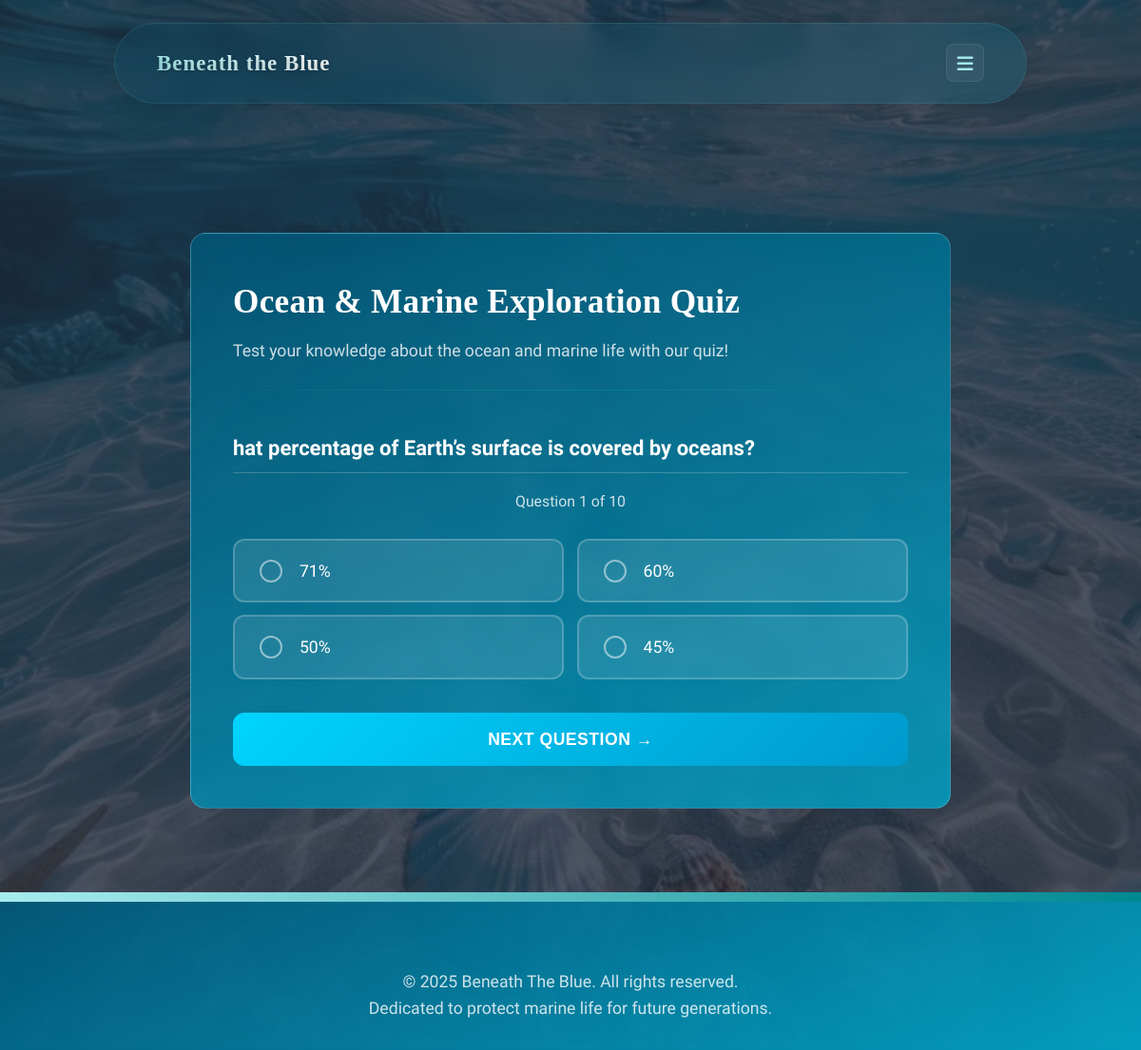
The app's page /quiz/ with its own data.
### community/models.py (models this page shows, shortened)
class Question(models.Model):
    text = models.CharField(max_length=200)

class Answer(models.Model):
    question = models.ForeignKey(Question, on_delete=models.CASCADE)
    text = models.CharField(max_length=200)
    is_correct = models.BooleanField(default=False)

### community/views.py (the view)
# urls.py: path('quiz/', quiz, name='quiz'),
def quiz(request):
    all_questions = list(Question.objects.all())
    random.shuffle(all_questions)
    request.session['shuffled_questions'] = [q.id for q in all_questions]
    request.session['current_question_index'] = 0
    request.session['score'] = 0
    return render(request, 'quiz.html', {
        'question': all_questions[0]
    })

### templates/quiz.html (shortened to what this page needs)
{% extends "base.html" %}
{% load static %}
{% block content %}
    <link rel="stylesheet" href="{% static 'css/quiz.css' %}">
</head>
<body>
    <div class="image-bg-wrapper">
        <img src="{% static 'image/quiz_bg.jpg' %}" alt="Community Background">
        <div class="image-overlay"></div>
    </div>
    <div class="content-overlay">
        <main class="quiz-main">
            <div class="quiz-container">
                <div class="quiz-header-section">
                    <h2 class="quiz-heading">
                        Ocean & Marine Exploration Quiz
                    </h2>
                    <p class="quiz-subheading">
                        Test your knowledge about the ocean and marine life with our quiz!
                    </p>
                </div>
    <div class="quiz-divider"></div>
    <div class="quiz-form">
    <p class="question-text">{{ question.text }}</p>
    <p class="quiz-progress">Question {{ request.session.current_question_index|add:1 }} of {{ request.session.shuffled_questions|length }}</p>
    <form method="post" action="{% url 'next_question' %}">
        <div class="quiz-options-container">
            {% for answer in question.answer_set.all %}
            <div class="option-item">
                <label for="answer{{ forloop.counter }}" class="option-label">
                    {{ answer.text }}
                </label>
            </div>
            {% endfor %}
        </div>
        <button type="submit" class="quiz-submit-btn">Next Question →</button>
    </form>
</div>
            </div>
        </main>
    </div>
</body>
{% endblock %}

### static/css/base.css (style rules this page uses)
body { font-optical-sizing: auto; margin: 0%; overflow: scroll; font-family: 'Sansita', sans-serif; }
p { color: rgba(256, 256, 256, 0.8); }
h2, h3,h4, .section-heading, .sub-title { font-family: 'Bungee', cursive; font-size: 1.5em; }
:root { --deep-abyss: #00587a; --ocean-depths: #008891; --marine-teal: #00a8cc; --sea-foam: #a7ecee; --coral:#fff; --golden-sunlight: #ffb347; --pearl: #f8f9fa; --midnight-wave: #0f3057; --card_bg:linear-gradient(159deg, rgba(0,88,122,0.15) 0%, rgba(0,168,204,0.15) 100%); --heading-p:rgba(255, 255, 255, 0.9); --light-p: rgba(255, 255, 255, 0.75); }
* { margin: 0; padding: 0; box-sizing: border-box; }
html, body { margin: 0; padding: 0; box-sizing: border-box; font-size: 1rem; }
html { font-size: clamp(0.9rem, 1.5vw, 1.1rem); }
.content-overlay { padding-top: 3.75rem !important; }
h2 { font-weight: 800; font-size: 2.8rem; margin-bottom: 1.5rem; letter-spacing: 0.3px; }
.image-bg-wrapper { position: fixed; top: 0; left: 0; width: 100%; height: 100%; z-index: -1; overflow: hidden; }
.image-bg-wrapper img { width: 100%; height: 100%; object-fit: cover; opacity: 0.7; }
.image-overlay { position: absolute; top: 0; left: 0; width: 100%; height: 100%; background-color: rgba(0, 10, 30, 0.7); }
.content-overlay { position: relative; z-index: 1; }

### static/css/quiz.css (style rules this page uses)
body { margin: 0; padding: 0; color: #2d3748; line-height: 1.6; overflow-x: hidden; }
.content-overlay { position: relative; min-height: 100vh; display: flex; flex-direction: column; padding-top: 80px; }
.quiz-main { flex: 1; padding: 2rem 0; }
.quiz-container { max-width: 800px; width: 90%; margin: 2rem auto; background: linear-gradient(159deg, rgba(0,88,122,0.8) 0%, rgba(0,168,204,0.8) 100%);; border-radius: 16px; padding: 2.5rem; box-shadow: var(--card-shadow); backdrop-filter: blur(8px); border: 1px solid rgba(255, 255, 255, 0.2); }
.quiz-header-section { margin-bottom: 1.5rem; }
.quiz-heading { font-size: 2rem; font-weight: 700; color: var(--coral); margin: 0 0 0.5rem 0; display: flex; align-items: center; gap: 0.75rem; }
.quiz-divider { height: 1px; background: linear-gradient(90deg, rgba(10, 147, 150, 0.1) 0%, rgba(10, 147, 150, 0.5) 50%, rgba(10, 147, 150, 0.1) 100%); margin: 1.5rem 0; }
.question-text { font-size: 1.1rem; font-weight: 600; color: #fff; margin: 0 0 1.5rem 0; line-height: 1.5; }
.quiz-form { margin-top: 2rem; animation: fadeIn 0.6s ease forwards; }
.question-text { font-size: 1.25rem; font-weight: 600; color: #fff; margin-bottom: 1rem; line-height: 1.5; padding: 0.5rem 0; border-bottom: 1px solid rgba(255, 255, 255, 0.2); }
.quiz-options-container { display: grid; grid-template-columns: 1fr 1fr; grid-template-rows: 1fr 1fr; gap: 0.75rem; margin-bottom: 2rem; }
.option-item { position: relative; }
.option-label { display: flex; align-items: center; padding: 1rem 1.5rem; background: rgba(255, 255, 255, 0.1); border: 2px solid rgba(255, 255, 255, 0.2); border-radius: 12px; color: #fff; cursor: pointer; transition: all 0.3s ease; font-size: 1rem; }
.option-label::before { content: ''; display: inline-block; width: 20px; height: 20px; border: 2px solid rgba(255, 255, 255, 0.5); border-radius: 50%; margin-right: 1rem; transition: all 0.3s ease; }
.quiz-progress { color: rgba(255, 255, 255, 0.8); font-size: 0.9rem; margin-bottom: 1.5rem; text-align: center; }
.quiz-submit-btn { display: block; width: 100%; padding: 1rem; background: linear-gradient(135deg, #00d4ff, #0099cc); color: white; border: none; border-radius: 12px; font-size: 1rem; font-weight: 600; cursor: pointer; transition: all 0.3s ease; text-transform: uppercase; letter-spacing: 0.5px; margin-top: 1.5rem; }

### records on screen
Question: text "hat percentage of Earth’s surface is covered by oceans?"
Answer: text "71%"
Answer: text "60%"
Answer: text "50%"
Answer: text "45%"

### other values on screen
{{ request.session.current_question_index|add:1 }} "1"
{{ request.session.shuffled_questions|length }} "10"
